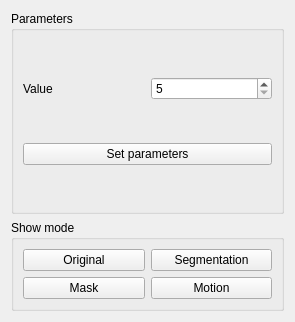
<?xml version="1.0" encoding="UTF-8"?>
<ui version="4.0">
 <class>Form</class>
 <widget class="QWidget" name="Form">
  <property name="geometry">
   <rect>
    <x>0</x>
    <y>0</y>
    <width>295</width>
    <height>322</height>
   </rect>
  </property>
  <property name="windowTitle">
   <string>Form</string>
  </property>
  <layout class="QVBoxLayout" name="verticalLayout">
   <item>
    <widget class="QGroupBox" name="groupBox_6">
     <property name="sizePolicy">
      <sizepolicy hsizetype="Expanding" vsizetype="Expanding">
       <horstretch>0</horstretch>
       <verstretch>0</verstretch>
      </sizepolicy>
     </property>
     <property name="title">
      <string>Parameters</string>
     </property>
     <layout class="QGridLayout" name="gridLayout_5">
      <item row="1" column="0" colspan="2">
       <widget class="QPushButton" name="b_set_parameter">
        <property name="text">
         <string>Set parameters</string>
        </property>
       </widget>
      </item>
      <item row="0" column="0">
       <widget class="QLabel" name="label_9">
        <property name="text">
         <string>Value</string>
        </property>
       </widget>
      </item>
      <item row="0" column="1">
       <widget class="QSpinBox" name="spin_example">
        <property name="minimum">
         <number>5</number>
        </property>
        <property name="maximum">
         <number>60</number>
        </property>
        <property name="value">
         <number>5</number>
        </property>
       </widget>
      </item>
     </layout>
    </widget>
   </item>
   <item>
    <widget class="QGroupBox" name="groupBox_9">
     <property name="title">
      <string>Show mode</string>
     </property>
     <layout class="QGridLayout" name="gridLayout_7">
      <item row="2" column="1">
       <widget class="QPushButton" name="b_show_motion">
        <property name="text">
         <string>Motion</string>
        </property>
       </widget>
      </item>
      <item row="2" column="0">
       <widget class="QPushButton" name="b_show_mask">
        <property name="text">
         <string>Mask</string>
        </property>
       </widget>
      </item>
      <item row="0" column="1">
       <widget class="QPushButton" name="b_show_segmentation">
        <property name="text">
         <string>Segmentation</string>
        </property>
       </widget>
      </item>
      <item row="0" column="0">
       <widget class="QPushButton" name="b_show_original">
        <property name="text">
         <string>Original</string>
        </property>
       </widget>
      </item>
     </layout>
    </widget>
   </item>
  </layout>
 </widget>
 <resources/>
 <connections/>
</ui>
